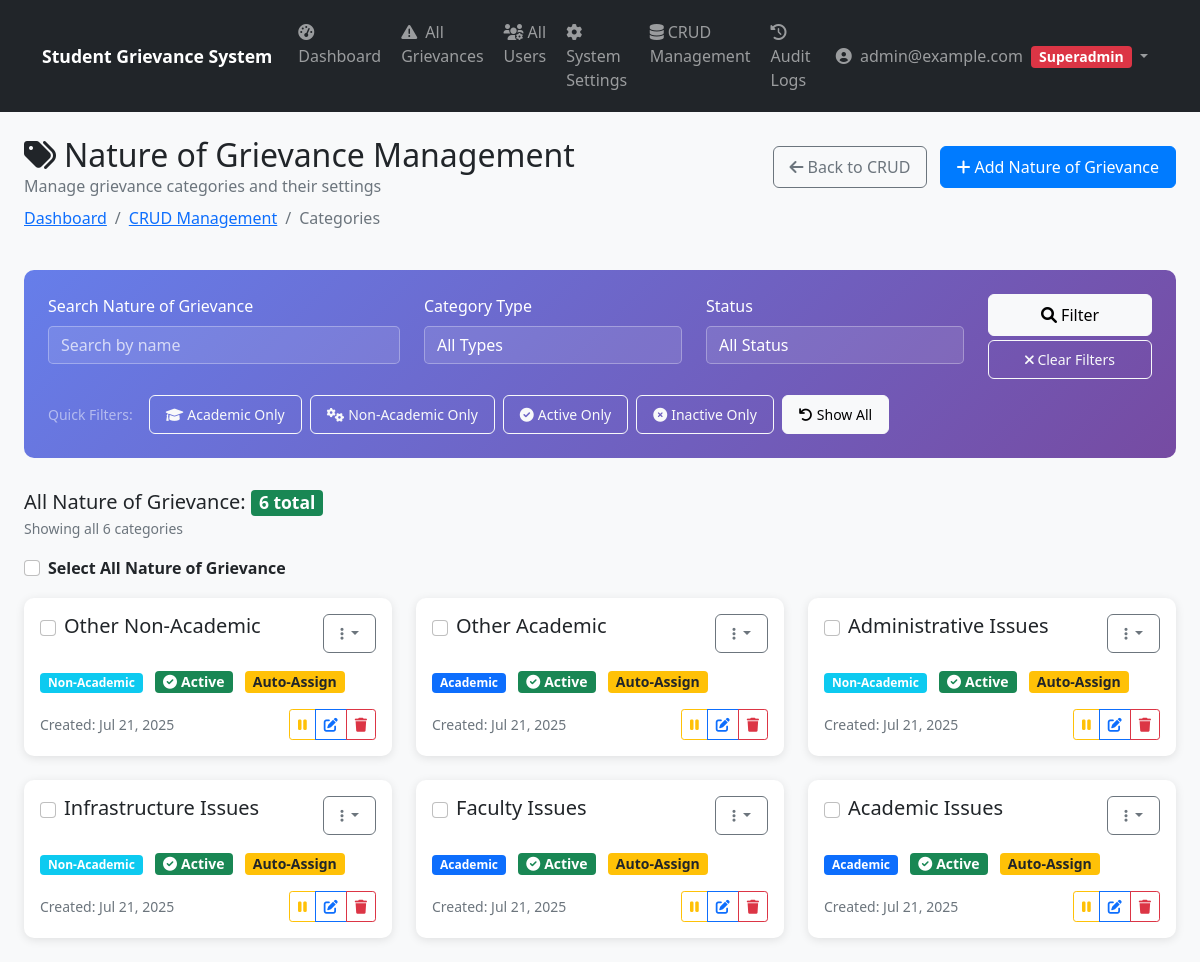
Page /api/admin-panel/manage/categories/ (signed in) on the earlier database version.
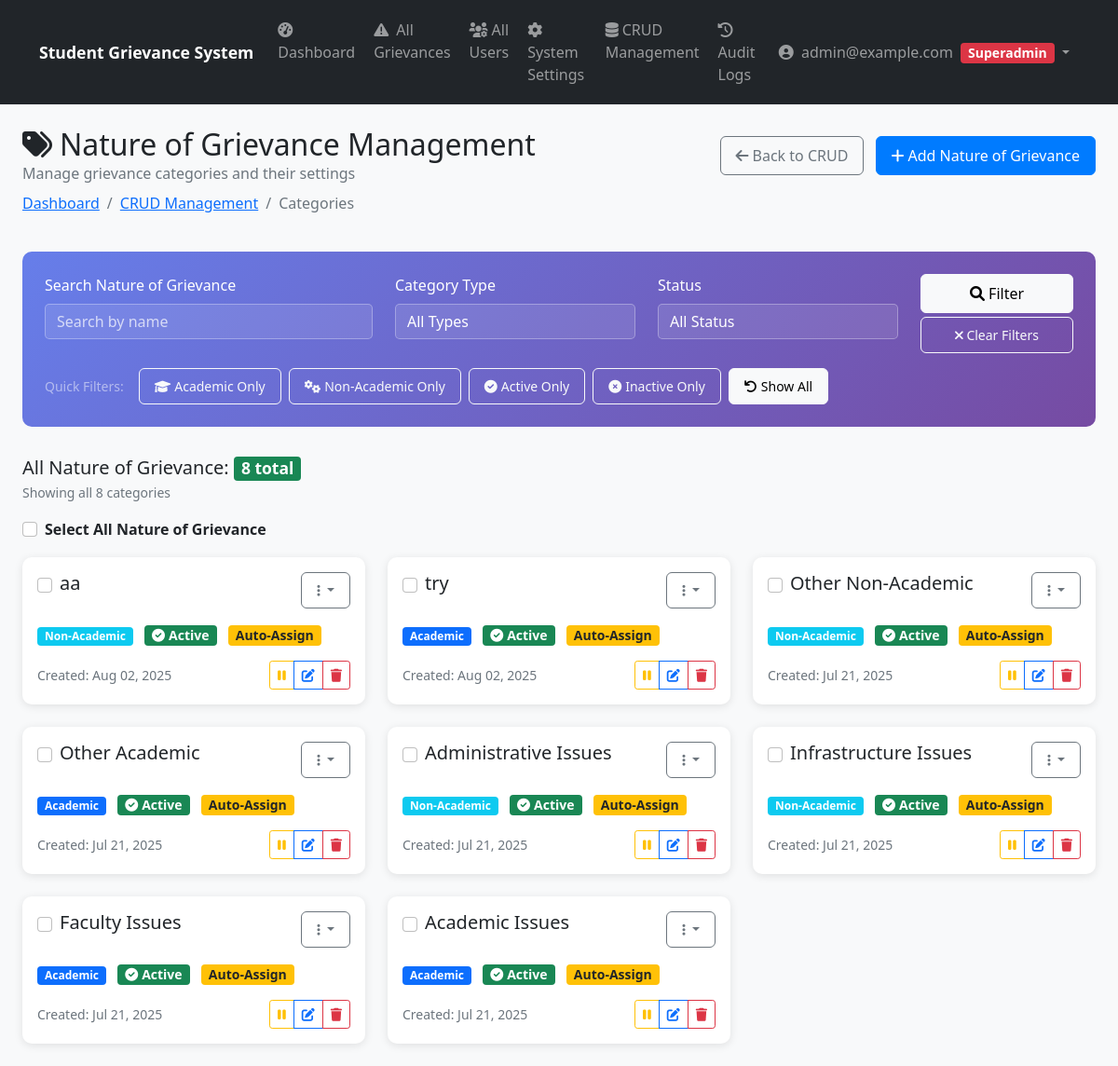
Same page on the later database version.
### apps/grievances/models.py (models this page shows, shortened)
class Category(models.Model):
    CATEGORY_TYPES = [
        ('academic', 'Academic'),
        ('non_academic', 'Non-Academic'),
    ]
    id = models.UUIDField(primary_key=True, default=uuid.uuid4, editable=False)
    name = models.CharField(max_length=100)
    description = models.TextField(blank=True, null=True)
    category_type = models.CharField(max_length=20, choices=CATEGORY_TYPES)
    default_admin = models.ForeignKey(AdminProfile, on_delete=models.SET_NULL, null=True, blank=True, related_name='default_categories')
    keywords = models.TextField(blank=True, null=True, help_text="Keywords for auto-assignment (comma-separated)")
    is_active = models.BooleanField(default=True)
    auto_assign_enabled = models.BooleanField(default=True, help_text="Enable automatic assignment for this category")
    created_at = models.DateTimeField(auto_now_add=True)
    updated_at = models.DateTimeField(auto_now=True)
    class Meta:
        verbose_name_plural = "Categories"
        ordering = ['category_type', 'name']

### apps/admin_panel/views.py (the view)
# urls.py: path('manage/categories/', views.category_management, name='category_management'),
@login_required
def category_management(request):
    if not can_manage_categories(request.user):
        messages.error(request, 'Access denied - Superadmin privileges required for category management')
        return redirect('admin_panel:dashboard')
    search = request.GET.get('search', '')
    category_type = request.GET.get('type', '')
    status_filter = request.GET.get('status', '')
    categories = Category.objects.all()
    if search:
        categories = categories.filter(name__icontains=search)
    if category_type:
        categories = categories.filter(category_type=category_type)
    if status_filter:
        categories = categories.filter(is_active=(status_filter == 'active'))
    categories = categories.order_by('-created_at')
    paginator = Paginator(categories, 10)
    page_number = request.GET.get('page')
    categories = paginator.get_page(page_number)
    for category in categories:
        if hasattr(category, 'keywords') and category.keywords:
            category.keyword_list = [kw.strip() for kw in category.keywords.split(',') if kw.strip()]
        else:
            category.keyword_list = []
    context = {
        'categories': categories,
        'search': search,
        'category_type': category_type,
        'status_filter': status_filter,
        'category_types': Category.CATEGORY_TYPES,
        'page_title': 'Category Management'
    }
    return render(request, 'admin_panel/category_management.html', context)

### apps/admin_panel/permissions.py (called while the page is built)
def can_manage_categories(user):
    return user.role == 'superadmin'

### apps/authentication/models.py (called while the page is built)
    def get_display_name(self):
        if hasattr(self, 'student_profile') and self.student_profile.name:
            return self.student_profile.name
        return self.email

    @property
    def is_student(self):
        return self.role == 'student'

    @property
    def is_admin(self):
        return self.role in ['admin', 'superadmin', 'officer']

    @property
    def is_superadmin(self):
        return self.role == 'superadmin'

### apps/students/context_processors.py (called while the page is built)
def student_notifications(request):
    if request.user.is_authenticated and request.user.is_student:
        notifications = get_student_notifications(request.user)
        return {
            'student_notifications': notifications,
            'notifications_count': len(notifications)
        }
    return {
        'student_notifications': [],
        'notifications_count': 0
    }

### templates/admin_panel/category_management.html (shortened to what the changed rows need)
{% extends 'base.html' %}
{% load static %}
{% block content %}
<div class="container-fluid">
    <div class="row mb-4">
        <div class="col-12">
            <div class="d-flex justify-content-between align-items-center">
                <div>
                    <h2 class="mb-0">
                        <i class="fas fa-tags me-2"></i>Nature of Grievance Management
                    </h2>
                </div>
            </div>
        </div>
    </div>
    <div class="row mb-3">
        <div class="col-12">
            <div class="d-flex justify-content-between align-items-center">
                <div>
                    <h5 class="mb-0">
                        {% if search or category_type or status_filter %}
                            Filtered Results: <span class="badge bg-primary">{{ categories|length }} of {{ categories.paginator.count }} categories</span>
                        {% else %}
                            All Nature of Grievance: <span class="badge bg-success">{{ categories.paginator.count }} total</span>
                        {% endif %}
                    </h5>
                    {% if categories.paginator.count > 0 %}
                    <small class="text-muted">
                        {% if categories.has_other_pages %}
                            Showing {{ categories.start_index }}-{{ categories.end_index }} of {{ categories.paginator.count }}
                        {% else %}
                            Showing all {{ categories.paginator.count }} categories
                        {% endif %}
                    </small>
                    {% endif %}
                </div>
            </div>
        </div>
    </div>
    <div class="row">
        {% for category in categories %}
        <div class="col-md-6 col-lg-4 mb-4">
            <div class="card category-card h-100" id="category-{{ category.id }}">
                <div class="card-body">
                    <div class="d-flex justify-content-between align-items-start mb-3">
                        <div class="d-flex align-items-center">
                            <input class="form-check-input me-2 category-checkbox" type="checkbox"
                                   value="{{ category.id }}" onchange="updateBulkActions()">
                            <h5 class="card-title mb-0" id="categoryName-{{ category.id }}">{{ category.name }}</h5>
                        </div>
                        <div class="dropdown">
                            <button class="btn btn-sm btn-outline-secondary dropdown-toggle" type="button"
                                    data-bs-toggle="dropdown">
                                <i class="fas fa-ellipsis-v"></i>
                            </button>
                        </div>
                    </div>
                    <div class="mb-3">
                        <span class="badge category-type-badge
                                   {% if category.category_type == 'academic' %}bg-primary{% else %}bg-info{% endif %}">
                            {{ category.get_category_type_display }}
                        </span>
                        <span class="badge ms-2 status-toggle {% if category.is_active %}bg-success{% else %}bg-secondary{% endif %}"
                              data-category-id="{{ category.id }}" id="statusBadge-{{ category.id }}"
                              onclick="toggleCategoryStatus('{{ category.id }}', '{{ category.name }}')"
                              style="cursor: pointer;"
                              {% if category.is_active %}data-bs-toggle="tooltip" data-bs-placement="top" title="Click to deactivate"{% else %}data-bs-toggle="tooltip" data-bs-placement="top" title="Click to activate"{% endif %}>
                            {% if category.is_active %}
                                <i class="fas fa-check-circle me-1"></i>Active
                            {% else %}
                                <i class="fas fa-times-circle me-1"></i>Inactive
                            {% endif %}
                        </span>
                        {% if category.auto_assign_enabled %}
                        <span class="badge bg-warning text-dark ms-2">Auto-Assign</span>
                        {% endif %}
                    </div>
                    <div class="d-flex justify-content-between align-items-center mt-3">
                        <small class="text-muted">
                            Created: {{ category.created_at|date:"M d, Y" }}
                        </small>
                        <div class="btn-group btn-group-sm">
                            <button class="btn btn-outline-{% if category.is_active %}warning{% else %}success{% endif %} btn-sm"
                                    onclick="toggleCategoryStatus('{{ category.id }}', '{{ category.name }}')"
                                    title="Toggle Status">
                                <i class="fas fa-{% if category.is_active %}pause{% else %}play{% endif %}"></i>
                            </button>
                            <a href="{% url 'admin_panel:category_edit' category.id %}"
                               class="btn btn-outline-primary btn-sm" title="Edit">
                                <i class="fas fa-edit"></i>
                            </a>
                            <button class="btn btn-outline-danger btn-sm"
                                    onclick="deleteCategory('{{ category.id }}', '{{ category.name }}')"
                                    title="Delete">
                                <i class="fas fa-trash"></i>
                            </button>
                        </div>
                    </div>
                </div>
            </div>
        </div>
        {% endfor %}
    </div>
</div>
{% endblock %}

Differences in the rows shown:
added Category: name "aa", category_type "Non-Academic", is_active True (drawn), auto_assign_enabled "Auto-Assign", created_at "Aug 02, 2025"
added Category: name "try", category_type "Academic", is_active True (drawn), auto_assign_enabled "Auto-Assign", created_at "Aug 02, 2025"
Other differences:
{{ categories.paginator.count }}: "6" → "8"
